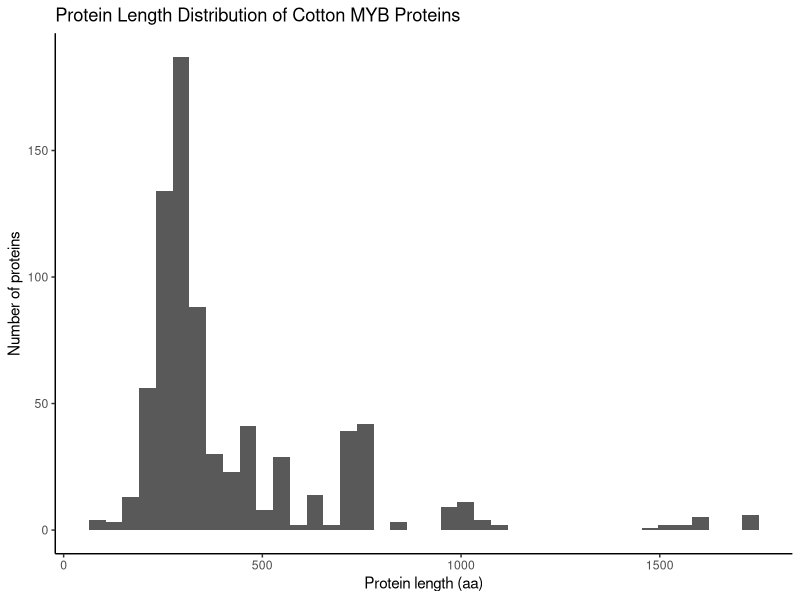

The R source for this figure:
# Script:
#     Plot protein length distribution of cotton MYB proteins
#
# Input:
#     results/tables/MYB_sequence_length.csv
#
# Output:
#     results/figures/Fig1_Myb_length_distribution.png
#
# Description:
#     Generate publication-style visualization
#     of MYB protein length distribution.
library(ggplot2)


# 读取数据
data <- read.csv(
"results/tables/MYB_sequence_length.csv"
)


# 查看数据
summary(data$length)


# 绘图
p <- ggplot(
data,
aes(x=length)
)+
geom_histogram(
bins=40
)+
theme_classic()+
labs(
title="Protein Length Distribution of Cotton MYB Proteins",
x="Protein length (aa)",
y="Number of proteins"
)


# 保存

ggsave(
"results/figures/Fig1_Myb_length_distribution.png",
p,
width=7,
height=5,
dpi=300
)
